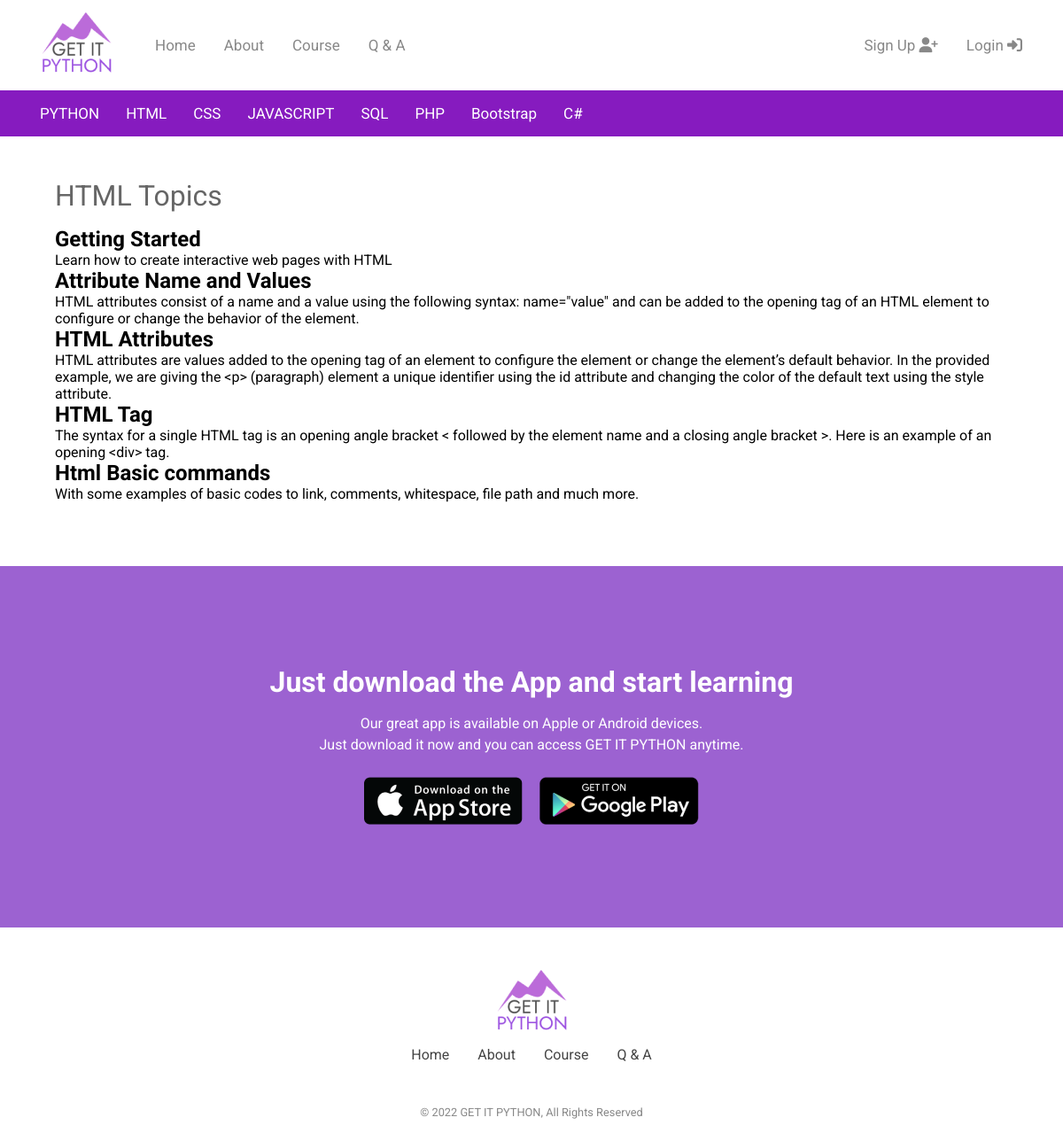
Page /course/courses/topiclist/2/ on the committed database.
### courses/models.py (models this page shows, shortened)
class Course(models.Model):
    name = models.CharField(max_length=50)
    whatHeading = models.CharField(max_length=150, default="wHeading here...")
    whatDescription = models.TextField(max_length=500, default="wDescription here...")
    howHeading = models.CharField(max_length=150, default="hHeading here...")
    howDescription = models.TextField(max_length=500, default="hDescription here...")
    price = models.DecimalField(max_digits=10, decimal_places=2, default=10.00)
    template_user_result = models.SmallIntegerField(default=0)

class Topic(models.Model):
    course = models.ForeignKey(Course, on_delete= models.CASCADE)
    name = models.CharField(max_length=50, default="name here...")
    intro = models.TextField(max_length=500, default="intro here...")

### courses/views.py (the view)
# urls.py: path("courses/topiclist/<int:pk>/", TopicListView.as_view(), name="topic_list"),
class TopicListView(DetailView):
    model = Course
    template_name = "courses/topic_list.html"

### courses/templates/courses/topic_list.html (shortened to what this page needs)
{% extends "base.html" %}
{% block content %}
<section class="container">
    <div class="course_container">
    <h1 class="course_heading">{{course.name}} Topics</h1>
    <p class="border"><p>
    {% for topic in course.topic_set.all %}
        <h2 class="topic_title">{{ topic.name }} </h2>
        <p class="topic_p"> {{ topic.intro }} </p>
    {% endfor topic %}
    </div>
</section>
{% endblock content %}

### static/css/main.css (style rules this page uses)
* { margin: 0; padding: 0; box-sizing: border-box; }
body { font-family: Roboto, Arial, Helvetica, sans-serif; }
.container { padding-right: 15px; padding-left: 15px; margin-right: auto; margin-left: auto; }
@media (min-width: 768px) { .container { width: 750px; } }
@media (min-width: 992px) { .container { width: 970px; } }
@media (min-width: 1200px) { .container { width: 1170px; } }

### static/css/courses.css (style rules this page uses)
.course_container { padding: 3rem 3rem; margin-bottom: 1.5rem; }
@media screen and (max-width: 1200px) { .course_container { padding: 3rem 2rem; } }
.course_heading { color: #666666; font-family: Roboto, Arial, Helvetica, sans-serif; font-weight: 400; font-size: 2rem; margin-bottom: 1rem; }

### rows in the picture
Course: name "HTML"
Topic: name "Getting Started", intro "Learn how to create interactive web pages with HTML"
Topic: name "Attribute Name and Values", intro "HTML attributes consist of a name and a value using the following syntax: name=\"value\" and can be added to the opening tag of an HTML element to configure or change the behavior of the element."
Topic: name "HTML Attributes", intro "HTML attributes are values added to the opening tag of an element to configure the element or change the element’s default behavior. In the provided example, we are giving the <p> (paragraph) element a unique identifier using the id attribute and changing the color of the default text using the style attribute."
Topic: name "HTML Tag", intro "The syntax for a single HTML tag is an opening angle bracket < followed by the element name and a closing angle bracket >. Here is an example of an opening <div> tag."
Topic: name "Html Basic commands", intro "With some examples of basic codes to link, comments, whitespace, file path and much more."
